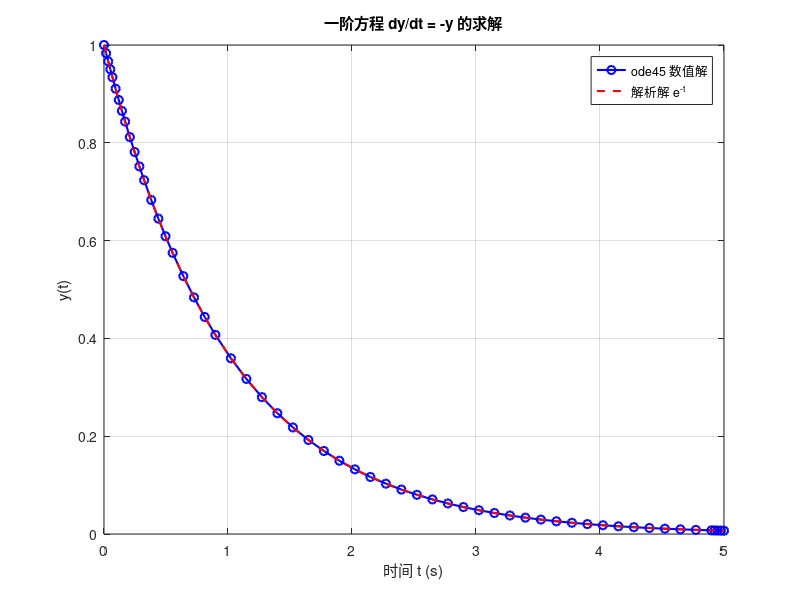

Write the MATLAB code that produced this figure.
% ode1_first_order.m
% 一阶微分方程数值求解入门
% 方程: dy/dt = -y,  初值 y(0) = 1
% 解析解(理论答案): y(t) = e^{-t}
%
% 张宇诚 · 2026-09-09 · daily-code/matlab/control-sim/ch02_ode/
% 台阶1 第1课：认识 ode45 的基本用法

clear; clc; close all;

%% 1. 定义微分方程
% ode45 需要"一阶"方程，形式：dy/dt = f(t, y)
% 匿名函数语法：@(自变量, 因变量) 导数表达式
% 注意：参数顺序固定是 (t, y)，t 在前、y 在后！
dydt = @(t, y) -y;

%% 2. ode45 求解
% ode45 的四个输入：
%   @函数句柄 : 微分方程
%   tspan     : 时间范围 [t_start, t_end]
%   y0        : 初值
% 输出：
%   t : 求解器自己选的采样时间点（不均匀）
%   y : 对应每个 t 的数值解

y0 = 1;              % 初值 y(0) = 1
tspan = [0, 5];      % 从 t=0 到 t=5 秒
[t, y] = ode45(dydt, tspan, y0);

%% 3. 解析解对比（验证数值解对不对）
% 这是关键习惯：数值解一定要用"已知答案"验证一次
y_exact = exp(-t);

error_max = max(abs(y - y_exact));
fprintf('一阶方程数值解与解析解最大误差 = %.2e\n', error_max);

%% 4. 画图
figure;
plot(t, y, 'b-o', 'LineWidth', 1.5); hold on;
plot(t, y_exact, 'r--', 'LineWidth', 1.5);
xlabel('时间 t (s)');
ylabel('y(t)');
legend('ode45 数值解', '解析解 e^{-t}');
title('一阶方程 dy/dt = -y 的求解');
grid on;
